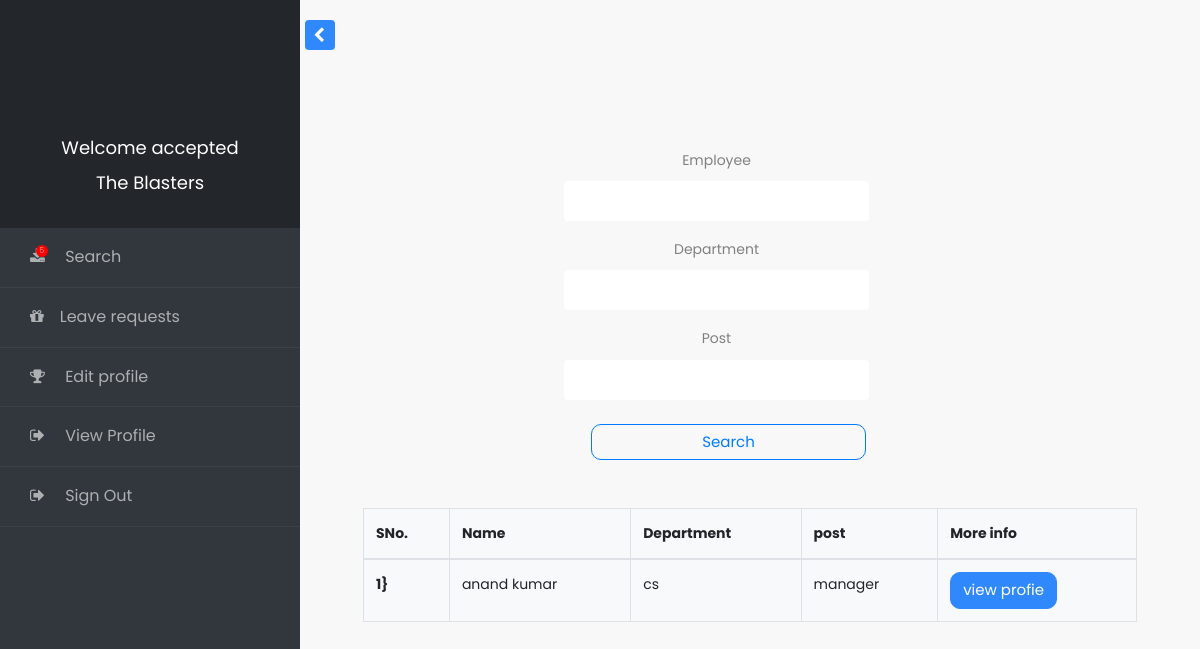
The page /payroll/view_list/ (signed in) on the database its author committed.
### payroll/models.py (models this page shows, shortened)
class User(AbstractUser):
    is_employee = models.BooleanField(default=False)
    is_hr = models.BooleanField(default=False)

class hrProfile(models.Model):
    user=models.OneToOneField(User,null=True,on_delete=models.CASCADE)
    full_name = models.CharField(max_length=50,null = True)
    profile_pic=models.ImageField(upload_to='images/profile', blank = True, default='images/profile/default2.jpg')
    phone_number = models.CharField(max_length=12,null=True,blank=True)
    address=models.TextField(blank = True, max_length=255)
    company_name = models.CharField(max_length=255,blank=True,null=True)
    year_of_registration = models.DateField(null=True)

class Employee(models.Model):
    user=models.OneToOneField(User,null=True,on_delete=models.CASCADE)
    parent_hr = models.ForeignKey(hrProfile,null=True,on_delete=models.CASCADE)
    full_name = models.CharField(max_length=50,null = True)
    profile_pic=models.ImageField(upload_to='images/profile', blank = True, default='images/profile/default2.jpg')
    phone_number = models.CharField(max_length=12,null=True,blank=True)
    address=models.TextField(blank = True, max_length=255,null=True)
    post = models.CharField(max_length=50,null = True)
    department = models.CharField(max_length=50,null=True)
    epf_deduction = models.IntegerField(default=0)
    esi_deduction = models.IntegerField(default=0)
    allowances_per_month = models.IntegerField(default=0)
    base_salary = models.IntegerField(default=0)
    date_of_birth = models.DateField(null=True)
    date_of_joining = models.DateField(null=True)

### payroll/views.py (the view)
# urls.py: path('view_list/',views.view_list,name='view_list'),
def view_list(request):
    employees=Employee.objects.filter(parent_hr=request.user.hrprofile)
    myFilter1=search_doctor(request.GET,queryset=employees)
    employees=myFilter1.qs
    paginated_list=Paginator(employees,2)
    page_number=request.GET.get('page')
    employee_page_obj=paginated_list.get_page(page_number)
    context={'employees':employees,'myFilter1':myFilter1,'employee_page_obj':employee_page_obj}
    return render(request,'payroll/employee_list.html',context)

### payroll/templates/payroll/employee_list.html (shortened to what this page needs)
{% extends 'main/base_layout.html' %}
{% load doctor_extras %}
{% load crispy_forms_tags %}
{%block body%}
<div class="cont container">
  <div class="searchbar row">
      <div class="col-md-3"></div>
    <form method="get" class="searchform col-md-5">
        <div class="form-group">
      {{myFilter1.form | crispy }}
      <button
        type="submit"
        class="btn btn-outline-primary form-button ml-4 my-2"
      >
        Search
      </button>
    </div>
    </form>
  </div>
  <div class="table-responsive">
  <table class="table table-bordered bg-light table-wrap my-4">
    <thead>
      <tr>
        <th scope="col">SNo.</th>
        <th scope="col">Name</th>
        <th scope="col">Department</th>
        <th scope="col">post</th>
        <th scope="col">More info</th>
      </tr>
    </thead>
    <tbody>
      {%for i in employee_page_obj%}
      <tr>
        <th scope="row">{{ forloop.counter }}}</th>
        <td>{{i.full_name}}</td>
        <td>{{i.department}}</td>
        <td>{{i.post}}</td>
        <td>
          <a href="{%url 'EmployeeProfile' i.id%}" class="btn btn-primary profilebtn"
            >view profie</a
          >
        </td>
      </tr>
      {%endfor%}
    </tbody>
  </table>
 </div>
</div>
  {%endblock body%}

### templates/main/base_layout.html (shortened to what this page needs)
{% load static %}
<!doctype html>
<html lang="en">
  <head>
		<link rel="stylesheet" href="https://stackpath.bootstrapcdn.com/font-awesome/4.7.0/css/font-awesome.min.css">
		<link rel="stylesheet" href="{%static 'css/style.css'%}">
  </head>
  <body>
		<div class="wrapper d-flex align-items-stretch">
			<nav id="sidebar">
				<div class="custom-menu">
					<button type="button" id="sidebarCollapse" class="btn btn-primary">
	        </button>
        </div>
	  		<div class="img bg-wrap text-center py-4" style="">
	  			<div class="user-logo">
          <div class="img" style=""></div>
            <h3>Welcome {{user}}</h3>
            {% if user.is_employee %}
              <h3>{{user.employee.parent_hr.company_name}}</h3>
            {%else%}
            <h3>{{user.hrprofile.company_name}}</h3>
            {%endif%}
	  			</div>
	  		</div>
        <ul class="list-unstyled components mb-5">
          <li>
              <a href="{% url 'view_list' %}"><span class="fa fa-download mr-3 notif"><small class="d-flex align-items-center justify-content-center">5</small></span> Search</a>
          </li>
          {% if user.is_employee %}
          <li>
            <a href="{% url 'takeleave' %}"><span class="fa fa-gift mr-3"></span>Leave status</a>
          </li>
          {% else %}
          <li>
            <a href="{% url 'Showapp' %}"><span class="fa fa-gift mr-3"></span>Leave requests</a>
          </li>
          {% endif %}
          <li>
            <a href="{% url 'edit_profile' %}"><span class="fa fa-trophy mr-3"></span> Edit profile </a>
          </li>
          {% if user.is_employee %}
          <li>
            <a href="{%url 'EmployeeProfile' request.user.employee.id%}"><span class="fa fa-sign-out mr-3"></span> View profile</a>
          </li>
          {%else%}
            <li>
              <a href="{%url 'HrProfile' request.user.hrprofile.id%}"><span class="fa fa-sign-out mr-3"></span> View Profile</a>
            </li>
          {%endif%}
          <li>
            <a href="{%url 'handleLogout'%}"><span class="fa fa-sign-out mr-3"></span> Sign Out</a>
          </li>
        </ul>
    	</nav>
      <div id="content" class="p-4 p-md-5 pt-5">
        {%block body%}  {%endblock body%}
		</div>
  </body>
</html>

### payroll/templates/payroll/employee_list.html (style rules this page uses)
.searchbar { text-align: center; }
body { background: #f8f8f8; }
.form-button { border-radius: 10px; width: 90%; font-size: 15px; }
.profilebtn { border-radius: 10px; font-size: 15px; }
.table-wrap { height: 80px; overflow-y: auto; }
.cont { margin-top: 100px; }

### rows shown on the page
User: username "accepted", hrprofile.company_name "The Blasters"
Employee: full_name "anand kumar", department "cs", post "manager"
